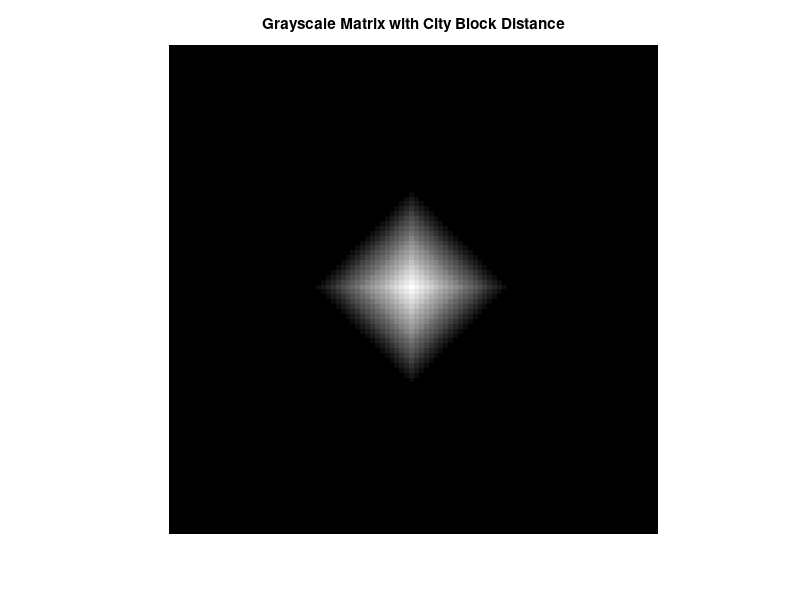

The MATLAB script that drew this image:
% Create a 100x100 matrix (initially black)
A = zeros(100, 100); 

% Define the circle center and radius
Cx = 50; % X-coordinate of the circle's center
Cy = 50; % Y-coordinate of the circle's center
radius = 20; % Radius of the circle

% Create a 2D grid of coordinates
[x, y] = meshgrid(1:size(A, 2), 1:size(A, 1));

% Calculate the City Block Distance (Manhattan Distance)
distance = abs(x - Cx) + abs(y - Cy);

% Normalize the distance to create grayscale intensities
% Values closer to the center (distance = 0) will have higher intensity (white),
% and values near the radius limit will have lower intensity.
A = max(0, 1 - distance / radius); % Normalize and clip values to [0, 1]

% Display the matrix as a grayscale image
imshow(A, []);
title('Grayscale Matrix with City Block Distance');
